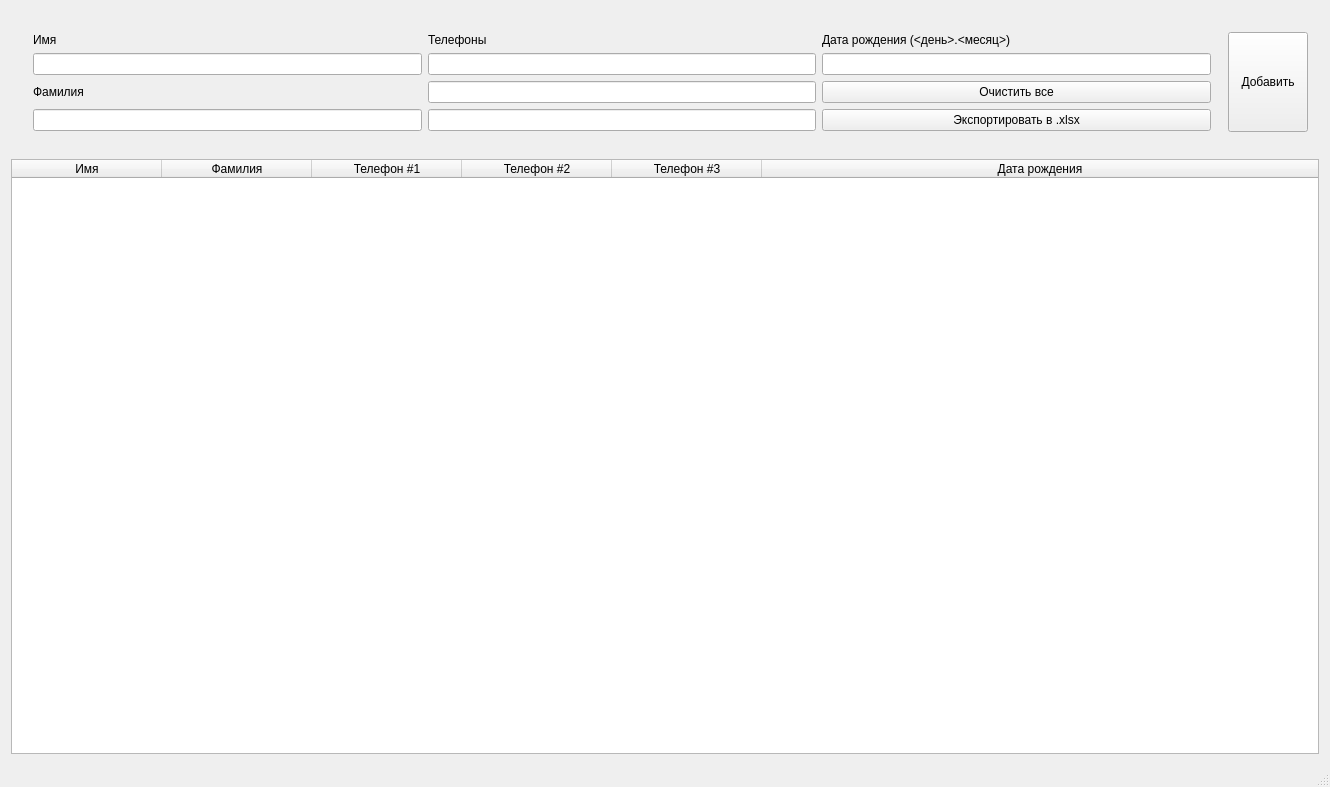
<?xml version="1.0" encoding="UTF-8"?>
<ui version="4.0">
 <class>BaseClass</class>
 <widget class="QMainWindow" name="BaseClass">
  <property name="geometry">
   <rect>
    <x>0</x>
    <y>0</y>
    <width>1330</width>
    <height>787</height>
   </rect>
  </property>
  <property name="windowTitle">
   <string>Base</string>
  </property>
  <property name="windowIcon">
   <iconset resource="Base.qrc">
    <normaloff>:/Resources/icon.ico</normaloff>:/Resources/icon.ico</iconset>
  </property>
  <widget class="QWidget" name="centralWidget">
   <layout class="QVBoxLayout" name="verticalLayout">
    <item>
     <widget class="QWidget" name="widget" native="true">
      <layout class="QHBoxLayout" name="horizontalLayout">
       <item>
        <widget class="QWidget" name="widget_2" native="true">
         <layout class="QGridLayout" name="gridLayout">
          <item row="3" column="0">
           <widget class="QLineEdit" name="name"/>
          </item>
          <item row="4" column="0">
           <widget class="QLabel" name="label_2">
            <property name="text">
             <string>Фамилия</string>
            </property>
           </widget>
          </item>
          <item row="7" column="1">
           <widget class="QLineEdit" name="tel2"/>
          </item>
          <item row="7" column="0">
           <widget class="QLineEdit" name="surName"/>
          </item>
          <item row="4" column="1">
           <widget class="QLineEdit" name="tel1"/>
          </item>
          <item row="3" column="2">
           <widget class="QLineEdit" name="birth"/>
          </item>
          <item row="3" column="1">
           <widget class="QLineEdit" name="tel0"/>
          </item>
          <item row="1" column="0">
           <widget class="QLabel" name="label">
            <property name="text">
             <string>Имя</string>
            </property>
           </widget>
          </item>
          <item row="1" column="1">
           <widget class="QLabel" name="label_3">
            <property name="text">
             <string>Телефоны</string>
            </property>
           </widget>
          </item>
          <item row="1" column="2">
           <widget class="QLabel" name="label_4">
            <property name="text">
             <string>Дата рождения (&lt;день&gt;.&lt;месяц&gt;)</string>
            </property>
           </widget>
          </item>
          <item row="4" column="2">
           <widget class="QPushButton" name="clearAllButton">
            <property name="text">
             <string>Очистить все</string>
            </property>
           </widget>
          </item>
          <item row="7" column="2">
           <widget class="QPushButton" name="exportButton">
            <property name="text">
             <string>Экспортировать в .xlsx</string>
            </property>
           </widget>
          </item>
         </layout>
        </widget>
       </item>
       <item>
        <widget class="QPushButton" name="addButton">
         <property name="minimumSize">
          <size>
           <width>0</width>
           <height>100</height>
          </size>
         </property>
         <property name="text">
          <string>Добавить</string>
         </property>
        </widget>
       </item>
      </layout>
     </widget>
    </item>
    <item>
     <widget class="QTableWidget" name="tableWidget">
      <property name="autoFillBackground">
       <bool>true</bool>
      </property>
      <property name="styleSheet">
       <string notr="true">border-color: rgb(116, 116, 116);</string>
      </property>
      <property name="alternatingRowColors">
       <bool>true</bool>
      </property>
      <property name="sortingEnabled">
       <bool>false</bool>
      </property>
      <property name="cornerButtonEnabled">
       <bool>false</bool>
      </property>
      <attribute name="horizontalHeaderVisible">
       <bool>true</bool>
      </attribute>
      <attribute name="horizontalHeaderCascadingSectionResizes">
       <bool>false</bool>
      </attribute>
      <attribute name="horizontalHeaderDefaultSectionSize">
       <number>150</number>
      </attribute>
      <attribute name="horizontalHeaderMinimumSectionSize">
       <number>10</number>
      </attribute>
      <attribute name="horizontalHeaderStretchLastSection">
       <bool>true</bool>
      </attribute>
      <attribute name="verticalHeaderVisible">
       <bool>false</bool>
      </attribute>
      <column>
       <property name="text">
        <string>Имя</string>
       </property>
      </column>
      <column>
       <property name="text">
        <string>Фамилия</string>
       </property>
      </column>
      <column>
       <property name="text">
        <string>Телефон #1</string>
       </property>
      </column>
      <column>
       <property name="text">
        <string>Телефон #2</string>
       </property>
      </column>
      <column>
       <property name="text">
        <string>Телефон #3</string>
       </property>
      </column>
      <column>
       <property name="text">
        <string>Дата рождения</string>
       </property>
      </column>
     </widget>
    </item>
   </layout>
  </widget>
  <widget class="QStatusBar" name="statusBar"/>
 </widget>
 <layoutdefault spacing="6" margin="11"/>
 <tabstops>
  <tabstop>name</tabstop>
  <tabstop>surName</tabstop>
  <tabstop>tel0</tabstop>
  <tabstop>tel1</tabstop>
  <tabstop>tel2</tabstop>
  <tabstop>birth</tabstop>
  <tabstop>addButton</tabstop>
  <tabstop>clearAllButton</tabstop>
  <tabstop>exportButton</tabstop>
  <tabstop>tableWidget</tabstop>
 </tabstops>
 <resources>
  <include location="Base.qrc"/>
 </resources>
 <connections/>
</ui>
